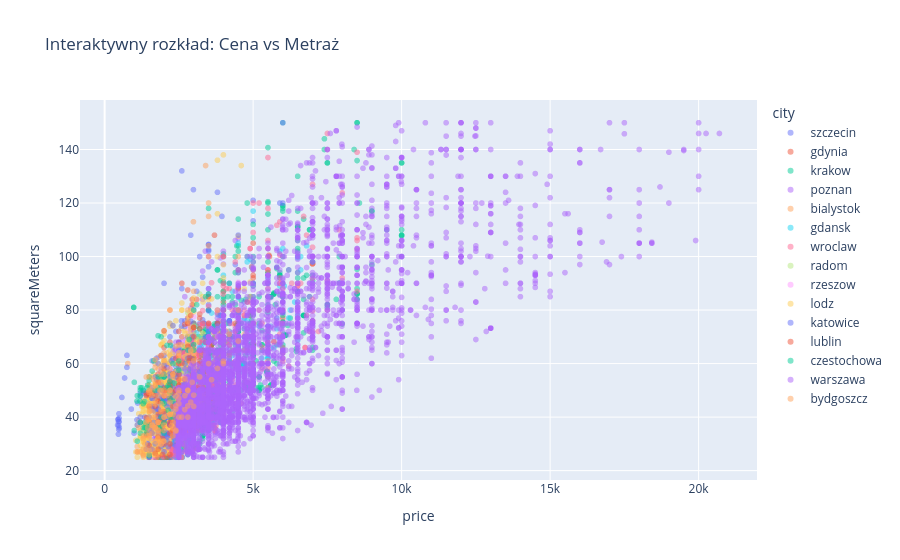

This figure's notebook cell:
### Markdown cell above
*Wizualizacja z plotly - wykres interaktywny cena vs m<sup>2</sup>*

### Code cell
fig = px.scatter(
    df_cleaned, 
    x="price", 
    y="squareMeters", 
    color="city",       
    opacity=0.5,        
    title="Interaktywny rozkład: Cena vs Metraż"
)

fig.show()

### Figure 1 — Plotly figure (JSON) as saved in the notebook; plotly's stock layout.template omitted (floating-point values rounded to 4 significant figures; data arrays with more than 128 entries replaced by an {"elided": "..."} marker saying what was removed)
{"data": [{"hovertemplate": "city=szczecin<br>price=%{x}<br>squareMeters=%{y}<extra></extra>", "legendgroup": "szczecin", "marker": {"color": "#636efa", "opacity": 0.5, "symbol": "circle"}, "mode": "markers", "name": "szczecin", "showlegend": true, "type": "scattergl", "x": {"elided": "174 float values"}, "xaxis": "x", "y": {"elided": "174 float values"}, "yaxis": "y"}, {"hovertemplate": "city=gdynia<br>price=%{x}<br>squareMeters=%{y}<extra></extra>", "legendgroup": "gdynia", "marker": {"color": "#EF553B", "opacity": 0.5, "symbol": "circle"}, "mode": "markers", "name": "gdynia", "showlegend": true, "type": "scattergl", "x": {"elided": "174 float values"}, "xaxis": "x", "y": {"elided": "174 float values"}, "yaxis": "y"}, {"hovertemplate": "city=krakow<br>price=%{x}<br>squareMeters=%{y}<extra></extra>", "legendgroup": "krakow", "marker": {"color": "#00cc96", "opacity": 0.5, "symbol": "circle"}, "mode": "markers", "name": "krakow", "showlegend": true, "type": "scattergl", "x": {"elided": "1398 float values"}, "xaxis": "x", "y": {"elided": "1398 float values"}, "yaxis": "y"}, {"hovertemplate": "city=poznan<br>price=%{x}<br>squareMeters=%{y}<extra></extra>", "legendgroup": "poznan", "marker": {"color": "#ab63fa", "opacity": 0.5, "symbol": "circle"}, "mode": "markers", "name": "poznan", "showlegend": true, "type": "scattergl", "x": {"elided": "399 float values"}, "xaxis": "x", "y": {"elided": "399 float values"}, "yaxis": "y"}, {"hovertemplate": "city=bialystok<br>price=%{x}<br>squareMeters=%{y}<extra></extra>", "legendgroup": "bialystok", "marker": {"color": "#FFA15A", "opacity": 0.5, "symbol": "circle"}, "mode": "markers", "name": "bialystok", "showlegend": true, "type": "scattergl", "x": [1100.0, 2500.0, 3000.0, 2800.0, 1800.0, 1700.0, 2000.0, 2200.0, 2100.0, 1800.0, 2000.0, 2700.0, 1800.0, 2500.0, 3200.0, 1800.0, 2800.0, 2000.0, 2700.0, 1800.0, 2000.0, 780.0, 1500.0, 1300.0, 2500.0, 2000.0, 2000.0, 2300.0, 2600.0, 1800.0, 1900.0, 1700.0, 1700.0, 2500.0, 2500.0, 2000.0, 2150.0, 2900.0, 1800.0, 1400.0, 2150.0, 2700.0, 1600.0, 1600.0, 3500.0, 2500.0, 1500.0], "xaxis": "x", "y": [29.0, 52.6, 56.0, 67.64, 43.0, 59.98, 52.5, 38.0, 49.0, 58.0, 49.9, 41.0, 35.44, 66.96, 60.0, 46.2, 60.0, 39.0, 60.0, 32.0, 40.0, 60.0, 51.9, 46.0, 52.0, 43.36, 50.0, 48.0, 39.0, 62.3, 48.0, 48.0, 48.29, 50.0, 57.0, 61.65, 40.75, 63.0, 46.6, 44.3, 41.0, 46.7, 35.0, 25.0, 70.0, 57.0, 47.0], "yaxis": "y"}, {"hovertemplate": "city=gdansk<br>price=%{x}<br>squareMeters=%{y}<extra></extra>", "legendgroup": "gdansk", "marker": {"color": "#19d3f3", "opacity": 0.5, "symbol": "circle"}, "mode": "markers", "name": "gdansk", "showlegend": true, "type": "scattergl", "x": {"elided": "457 float values"}, "xaxis": "x", "y": {"elided": "457 float values"}, "yaxis": "y"}, {"hovertemplate": "city=wroclaw<br>price=%{x}<br>squareMeters=%{y}<extra></extra>", "legendgroup": "wroclaw", "marker": {"color": "#FF6692", "opacity": 0.5, "symbol": "circle"}, "mode": "markers", "name": "wroclaw", "showlegend": true, "type": "scattergl", "x": {"elided": "696 float values"}, "xaxis": "x", "y": {"elided": "696 float values"}, "yaxis": "y"}, {"hovertemplate": "city=radom<br>price=%{x}<br>squareMeters=%{y}<extra></extra>", "legendgroup": "radom", "marker": {"color": "#B6E880", "opacity": 0.5, "symbol": "circle"}, "mode": "markers", "name": "radom", "showlegend": true, "type": "scattergl", "x": [2500.0, 2200.0, 3000.0, 1700.0, 2300.0, 3000.0, 2600.0, 1700.0, 2000.0, 2300.0, 1550.0, 2300.0, 3200.0, 2800.0, 2000.0, 1600.0, 2500.0, 1550.0, 3000.0, 2700.0, 2800.0, 1850.0, 1800.0, 2000.0, 1700.0, 2500.0, 1700.0, 3200.0, 1900.0, 3000.0, 1200.0, 1300.0, 1500.0], "xaxis": "x", "y": [58.0, 60.79, 62.0, 48.0, 48.32, 62.0, 56.25, 37.5, 52.0, 54.0, 46.0, 47.24, 86.0, 55.6, 45.0, 45.0, 56.0, 46.0, 70.73, 56.6, 79.0, 52.0, 51.0, 44.0, 35.0, 52.0, 49.0, 70.0, 51.0, 74.0, 32.57, 35.0, 30.0], "yaxis": "y"}, {"hovertemplate": "city=rzeszow<br>price=%{x}<br>squareMeters=%{y}<extra></extra>", "legendgroup": "rzeszow", "marker": {"color": "#FF97FF", "opacity": 0.5, "symbol": "circle"}, "mode": "markers", "name": "rzeszow", "showlegend": true, "type": "scattergl", "x": [4200.0, 4500.0, 2200.0, 2300.0, 1700.0, 2500.0, 1950.0, 2900.0, 2500.0, 3800.0, 2300.0, 2600.0, 2600.0, 2800.0, 2400.0, 2200.0, 2600.0, 3300.0, 2600.0, 2100.0, 1800.0, 2200.0, 2100.0, 2700.0, 2650.0, 2200.0, 3500.0, 3000.0, 2800.0, 2350.0, 1600.0, 2700.0, 3000.0, 3500.0, 1800.0, 2400.0, 2000.0, 3800.0, 3300.0, 2400.0, 2500.0, 2800.0, 2900.0, 2690.0, 2400.0, 2350.0, 2600.0, 2900.0, 2350.0, 3000.0, 2300.0, 2500.0, 2600.0, 2700.0, 3500.0, 2900.0, 2400.0, 2000.0, 4500.0, 2300.0, 2500.0, 2700.0, 1800.0], "xaxis": "x", "y": [72.0, 90.41, 58.4, 45.0, 50.0, 50.0, 38.0, 60.0, 33.5, 60.11, 35.0, 49.0, 59.0, 39.91, 43.0, 42.0, 55.0, 39.0, 32.0, 40.0, 40.0, 58.0, 45.0, 40.0, 36.0, 48.0, 66.0, 40.0, 74.0, 35.0, 25.43, 47.81, 77.49, 60.0, 30.02, 53.0, 38.0, 70.0, 60.99, 43.0, 47.3, 72.3, 60.0, 38.0, 49.5, 46.4, 44.0, 60.0, 38.0, 38.0, 60.0, 37.0, 60.0, 58.0, 56.0, 53.0, 53.0, 37.0, 66.0, 43.0, 43.0, 68.0, 48.5], "yaxis": "y"}, {"hovertemplate": "city=lodz<br>price=%{x}<br>squareMeters=%{y}<extra></extra>", "legendgroup": "lodz", "marker": {"color": "#FECB52", "opacity": 0.5, "symbol": "circle"}, "mode": "markers", "name": "lodz", "showlegend": true, "type": "scattergl", "x": {"elided": "566 float values"}, "xaxis": "x", "y": {"elided": "566 float values"}, "yaxis": "y"}, {"hovertemplate": "city=katowice<br>price=%{x}<br>squareMeters=%{y}<extra></extra>", "legendgroup": "katowice", "marker": {"color": "#636efa", "opacity": 0.5, "symbol": "circle"}, "mode": "markers", "name": "katowice", "showlegend": true, "type": "scattergl", "x": {"elided": "269 float values"}, "xaxis": "x", "y": {"elided": "269 float values"}, "yaxis": "y"}, {"hovertemplate": "city=lublin<br>price=%{x}<br>squareMeters=%{y}<extra></extra>", "legendgroup": "lublin", "marker": {"color": "#EF553B", "opacity": 0.5, "symbol": "circle"}, "mode": "markers", "name": "lublin", "showlegend": true, "type": "scattergl", "x": {"elided": "135 float values"}, "xaxis": "x", "y": {"elided": "135 float values"}, "yaxis": "y"}, {"hovertemplate": "city=czestochowa<br>price=%{x}<br>squareMeters=%{y}<extra></extra>", "legendgroup": "czestochowa", "marker": {"color": "#00cc96", "opacity": 0.5, "symbol": "circle"}, "mode": "markers", "name": "czestochowa", "showlegend": true, "type": "scattergl", "x": [3000.0, 2300.0, 2100.0, 2200.0, 1900.0, 3500.0, 1200.0, 1790.0, 1250.0, 1400.0, 1000.0, 2300.0, 2150.0, 2100.0, 1500.0, 2850.0, 1100.0, 1650.0, 1350.0, 2350.0, 1500.0, 1090.0, 1190.0, 3000.0, 3500.0, 1500.0, 1350.0, 1200.0, 1800.0, 1500.0, 1500.0, 1950.0, 3500.0, 2300.0, 1000.0, 2700.0, 1100.0, 1300.0, 2200.0, 2000.0, 1500.0, 1900.0, 1350.0, 1900.0, 1200.0, 1200.0, 1800.0, 3500.0, 2000.0, 3100.0, 2000.0, 1300.0, 1800.0, 1600.0, 1900.0, 1900.0, 2140.0, 2500.0, 2500.0, 2000.0, 1400.0, 980.0, 980.0, 2200.0, 2000.0, 2200.0, 3000.0, 3000.0, 2220.0, 1450.0, 1430.0, 2200.0, 2800.0, 1200.0, 1700.0, 1300.0, 2000.0, 1900.0, 3400.0], "xaxis": "x", "y": [80.0, 46.0, 51.0, 53.4, 50.5, 65.0, 34.0, 51.0, 51.0, 34.0, 53.0, 60.0, 52.0, 66.8, 53.7, 69.0, 31.0, 61.0, 45.8, 52.7, 37.0, 46.0, 46.0, 65.0, 65.0, 37.0, 36.0, 51.0, 36.0, 25.5, 26.0, 45.8, 86.0, 40.0, 35.0, 50.29, 48.0, 50.0, 40.0, 56.0, 55.0, 55.0, 38.0, 35.0, 38.0, 48.0, 55.0, 118.0, 55.0, 82.0, 34.0, 45.0, 70.4, 57.2, 40.0, 37.0, 42.5, 61.0, 57.5, 55.0, 36.0, 81.0, 81.0, 49.0, 45.0, 47.0, 55.0, 67.08, 66.8, 52.0, 51.0, 51.0, 65.0, 50.0, 50.0, 36.0, 38.0, 70.0, 85.0], "yaxis": "y"}, {"hovertemplate": "city=warszawa<br>price=%{x}<br>squareMeters=%{y}<extra></extra>", "legendgroup": "warszawa", "marker": {"color": "#ab63fa", "opacity": 0.5, "symbol": "circle"}, "mode": "markers", "name": "warszawa", "showlegend": true, "type": "scattergl", "x": {"elided": "3479 float values"}, "xaxis": "x", "y": {"elided": "3479 float values"}, "yaxis": "y"}, {"hovertemplate": "city=bydgoszcz<br>price=%{x}<br>squareMeters=%{y}<extra></extra>", "legendgroup": "bydgoszcz", "marker": {"color": "#FFA15A", "opacity": 0.5, "symbol": "circle"}, "mode": "markers", "name": "bydgoszcz", "showlegend": true, "type": "scattergl", "x": {"elided": "153 float values"}, "xaxis": "x", "y": {"elided": "153 float values"}, "yaxis": "y"}], "layout": {"legend": {"title": {"text": "city"}, "tracegroupgap": 0}, "title": {"text": "Interaktywny rozkład: Cena vs Metraż"}, "xaxis": {"anchor": "y", "domain": [0, 1], "title": {"text": "price"}}, "yaxis": {"anchor": "x", "domain": [0, 1], "title": {"text": "squareMeters"}}}}
